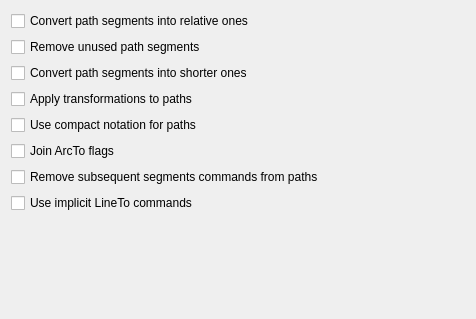
<?xml version="1.0" encoding="UTF-8"?>
<ui version="4.0">
 <class>PathsPage</class>
 <widget class="QWidget" name="PathsPage">
  <property name="geometry">
   <rect>
    <x>0</x>
    <y>0</y>
    <width>476</width>
    <height>319</height>
   </rect>
  </property>
  <property name="windowTitle">
   <string>Form</string>
  </property>
  <layout class="QVBoxLayout" name="verticalLayout">
   <item>
    <widget class="QCheckBox" name="chBoxToRelative">
     <property name="text">
      <string>Convert path segments into relative ones</string>
     </property>
    </widget>
   </item>
   <item>
    <layout class="QVBoxLayout" name="laySegments">
     <item>
      <widget class="QCheckBox" name="chBoxRmUnused">
       <property name="text">
        <string>Remove unused path segments</string>
       </property>
      </widget>
     </item>
     <item>
      <widget class="QCheckBox" name="chBoxConvertSegments">
       <property name="text">
        <string>Convert path segments into shorter ones</string>
       </property>
      </widget>
     </item>
     <item>
      <widget class="QCheckBox" name="chBoxApplyTransformToPaths">
       <property name="text">
        <string>Apply transformations to paths</string>
       </property>
      </widget>
     </item>
    </layout>
   </item>
   <item>
    <widget class="QCheckBox" name="chBoxTrimPaths">
     <property name="text">
      <string>Use compact notation for paths</string>
     </property>
    </widget>
   </item>
   <item>
    <layout class="QVBoxLayout" name="layArcTo">
     <item>
      <widget class="WarningCheckBox" name="chBoxJoinArcToFlags">
       <property name="text">
        <string>Join ArcTo flags</string>
       </property>
      </widget>
     </item>
    </layout>
   </item>
   <item>
    <widget class="QCheckBox" name="chBoxRmDuplCmd">
     <property name="text">
      <string>Remove subsequent segments commands from paths</string>
     </property>
    </widget>
   </item>
   <item>
    <widget class="QCheckBox" name="chBoxUseImplicitCommands">
     <property name="text">
      <string>Use implicit LineTo commands</string>
     </property>
    </widget>
   </item>
   <item>
    <spacer name="verticalSpacer">
     <property name="orientation">
      <enum>Qt::Vertical</enum>
     </property>
     <property name="sizeHint" stdset="0">
      <size>
       <width>1</width>
       <height>1</height>
      </size>
     </property>
    </spacer>
   </item>
  </layout>
 </widget>
 <customwidgets>
  <customwidget>
   <class>WarningCheckBox</class>
   <extends>QCheckBox</extends>
   <header>src/preferences/widgets/warningcheckbox.h</header>
  </customwidget>
 </customwidgets>
 <resources/>
 <connections/>
</ui>
